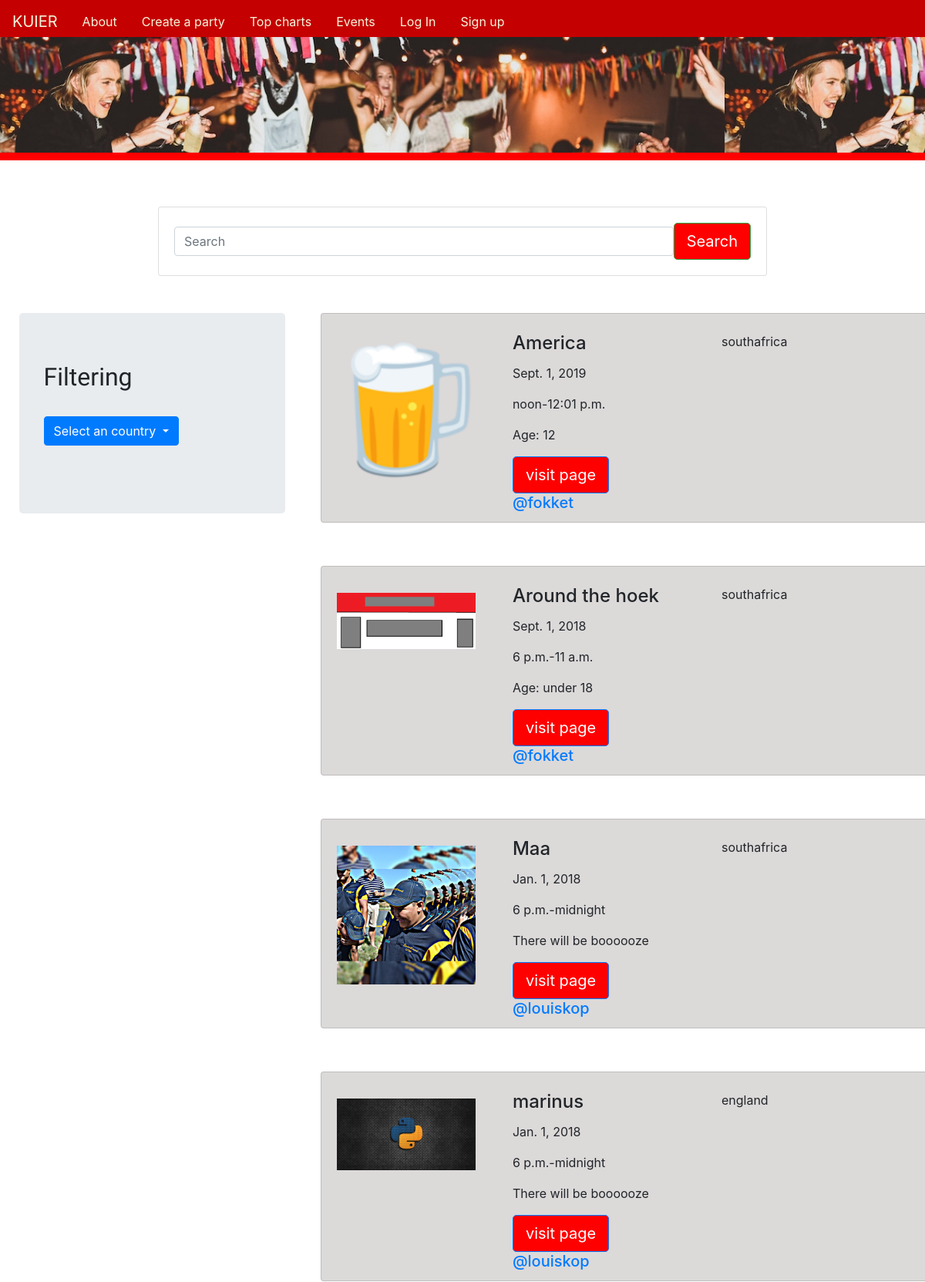
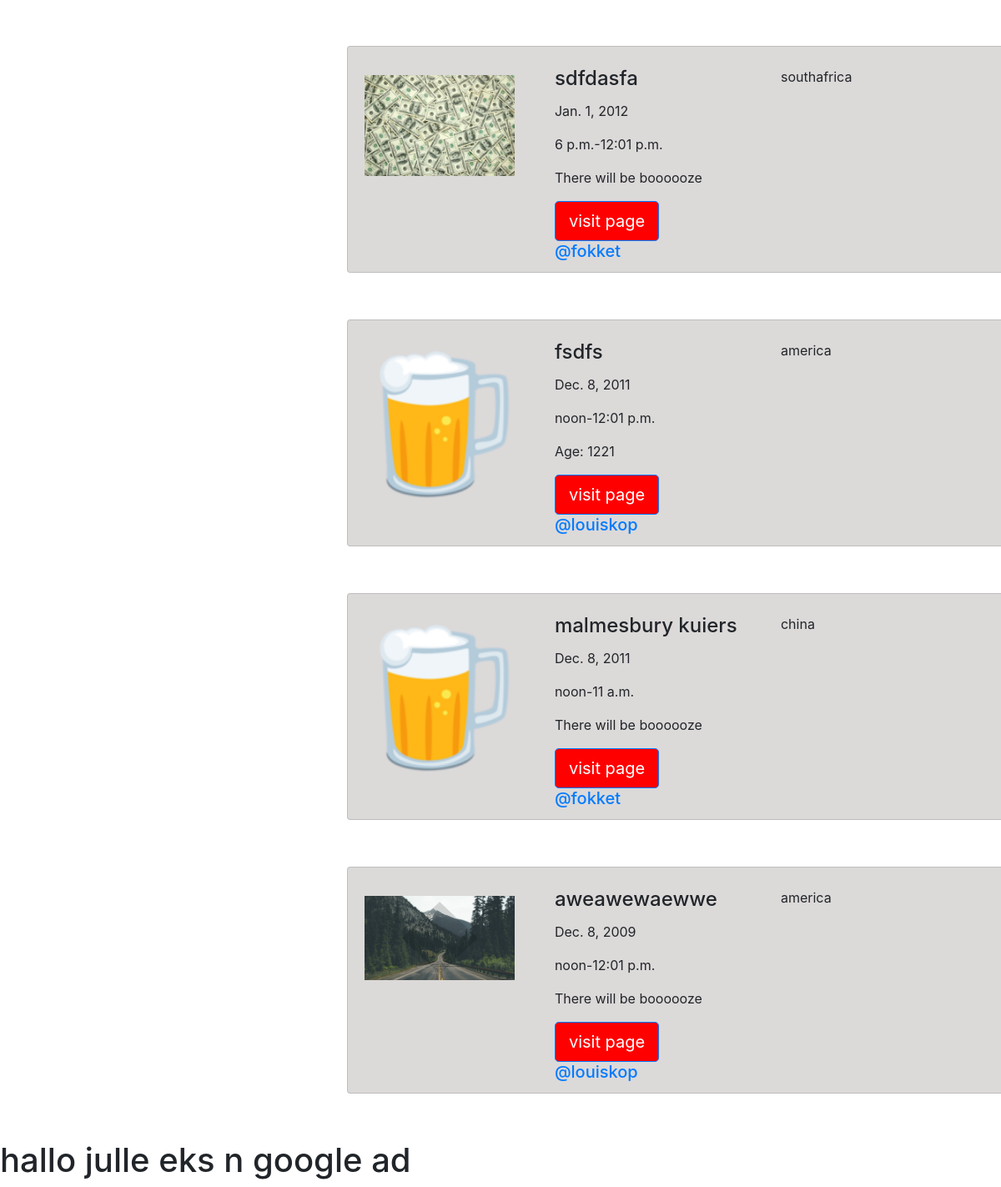
The page / on the database its author committed (2 pictures, top to bottom).
### party/models.py (models this page shows, shortened)
class Post(models.Model):
    user = models.ForeignKey(User,related_name='party',on_delete=models.CASCADE,default='1')
    title = models.CharField(max_length=30)
    date = models.DateField()
    time = models.TimeField()
    timeend = models.TimeField()
    age = models.CharField(max_length=30)
    color = models.CharField(max_length=30,choices=COUNTRY_CHOICES, default='america')
    drinks = models.BooleanField(default=False)
    image = models.ImageField(upload_to = 'imgs',default='none/none.png')
    location = models.CharField(max_length=30,default='no location specified')
    keyword = models.CharField(max_length=30,default='no keywords')

### party/views.py (the view, shortened to what this page needs)
# urls.py: path('',views.post_list, name='party'),
def post_list(request):
        polls = Post.objects.order_by('-date')
        search_term=''
        country_term=''
        if 'country' in request.GET:
            search_term = request.GET['country']
            polls = Post.objects.filter(color__icontains=search_term)
        if 'date' in request.GET:
            polls = Post.objects.order_by('-date')
        if 'num_votes' in request.GET:
            polls = Post.objects.annotate(Count('vote')).order_by('-vote__count')
        if 'search' in request.GET:
            search_term = request.GET['search']
            polls = Post.objects.filter(Q(keyword__icontains=search_term) | Q(title__icontains=search_term))
        get_dict_copy = request.GET.copy()
        params = get_dict_copy.pop('page', True) and get_dict_copy.urlencode()
        context = {'kuierlist': polls, 'params': params, 'search_term': search_term}
        return render(request, 'party/home.html', context)

### party/templates/party/home.html (shortened to what this page needs)
<!doctype html>
{% load static %}
<html lang="en">
  <head>
    <link rel="stylesheet" href="https://stackpath.bootstrapcdn.com/bootstrap/4.1.3/css/bootstrap.min.css">
    <link rel="stylesheet" href="{% static 'css/style.css' %}">
  </head>
  <body>
        <nav class="navbar sticky-top navbar-expand-lg navbar-light" style="background-color: #c50000;margin-bottom:0px;padding-bottom:0;" >
            <a class="navbar-brand" style="color: beige" href="{% url "party:party" %}">KUIER</a>
            <div class="collapse navbar-collapse" id="navbarNavAltMarkup">
                    {% if user.is_authenticated %}
                    <a class="nav-item nav-link active" style="color: beige" href="{% url "party:aboutpage" %}">About<span class="sr-only">(current)</span></a>
                    <a class="nav-item nav-link" style="color: beige" href="{% url "party:newparty" %}">Create a party</a>
                    <a class="nav-item nav-link" style="color: beige" href="#">Top charts</a>
                    <a class="nav-item nav-link" style="color: beige" href="#">Events</a>
                    <a class="nav-item nav-link navbar-right" style="color: beige" href="{% url "accounts:logout" %}">Log Out</a>
                    {% else %}
                    <a class="nav-item nav-link active" style="color: beige" href="{% url "party:aboutpage" %}">About<span class="sr-only">(current)</span></a>
                    <a class="nav-item nav-link" style="color: beige" href="{% url "party:newparty" %}">Create a party</a>
                    <a class="nav-item nav-link" style="color: beige" href="#">Top charts</a>
                    <a class="nav-item nav-link" style="color: beige" href="#">Events</a>
                    <a class="nav-item nav-link navbar-right" style="color: beige" href="{% url "accounts:login" %}">Log In</a>
                    <a class="nav-item nav-link navbar-right" style="color: beige" href="{% url "accounts:signup" %}">Sign up</a>
                    {% endif %}
            </div>
        </nav>
    {% block body_block %}
    <div id='backie' style='padding-top:5px;'>
        <div class='header'>
            <div class='header__text-box' id=headings>
                <h1 class='heading-primary'>
                    party central
                </h1>
                <h2 class='heading-secondary'>where parties come to life</h2>
            </div>
        </div>
    </div>
    <br>
    <br>
    <div class='backie2'>
            <div class="row justify-content-center" style="margin-top: 1%">
                    <div class="col-12 col-md-10 col-lg-8">
                        <form class="card card-sm">
                            <div class="card-body row no-gutters align-items-center">
                                <div class="col">
                                        <form class="form-inline">
                                                <input class="form-control mr-sm-2" type="search" placeholder="Search" aria-label="Search" name='search' value='{{request.GET.search}}'>
                                        </form>
                                </div>
                                <div class="col-auto">
                                    <button class="btn btn-lg btn-success" style='background-color: red' type="submit">Search</button>
                                </div>
                            </div>
                        </form>
                    </div>
            </div>
        <br>
        <br>
        <div class="row">
                <div class='col content-center' style="margin-left: 2%;margin-right:0;">
                        <div class=jumbotron>
                            <h2 id=headings>Filtering</h2>
                            <br>
                                <div class="dropdown">
                                    <button class="btn btn-primary dropdown-toggle" type="button" id="dropdownMenuButton" data-toggle="dropdown" aria-haspopup="true" aria-expanded="false">
                                    {% if request.GET.country %}
                                    {{ request.GET.country}}
                                    {% else %}
                                    Select an country
                                    {% endif %}
                                    </button>
                                </div>
                            <br>
                        </div>
                </div>
                <div class='col'>
                {% for party in kuierlist %}
                    <div class="card" style="transform: translateX(-4rem);background-color:rgba(207, 203, 203, 0.733);width:100vh;height:34vh;margin-left: 10%;margin-bottom:7%;">
                        <div class="row no-gutters">
                            <div class="col-auto">
                                <img src="{{ party.image.url }}" width="200" height="200" class="img-fluid" style='padding-top: 10%;padding-left: 10%;margin-top:7%;'>
                            </div>
                            <div class="col" style='margin-left:5%;margin-top:3%;'>
                                <div class="card-block px-2">
                                    <h4 class="card-title">{{ party.title }}</h4>
                                    <p class="card-text">{{ party.date }}</p>
                                    <p class="card-text">{{ party.time }}-{{ party.timeend }}</p>
                                    {% if party.drinks == True %}
                                    <p class="card-text">There will be boooooze</p>
                                    {% else %}
                                    <p class="card-text">Age: {{ party.age }}</p>
                                    {% endif %}
                                    <a href="{% url 'party:partydetail' pk=party.pk%}" class="btn btn-primary btn-lg" role='button' style="background-color: red;">visit page</a>
                                    <h5>
                                        <span class='username'>
                                            <a href="{% url 'party:for_user' username=party.user.username %}">@{{party.user.username}}</a>
                                        </span>
                                    </h5>
                                </div>
                            </div>
                            <div class='col' >
                                <div class='deleteandeditbutton'>
                                    <br>
                                    {{party.color}}
                                </div>
                            </div>
                        </div>
                    </div>
                {% endfor %}
                </div>
                <div class='col content-center'>
                    <h1>hallo julle eks n google ad</h1>
                </div>
        </div>
    </div>
    {% endblock %}
  </body>
</html>

### party/static/css/style.css (style rules this page uses)
#backie { background-image: url(../images/bgpic.jpg); background-repeat: repeat; margin-bottom: 0; border-bottom: solid 10px red; height:10rem; animation-name: smaller; animation-duration: .3s; animation-fill-mode: forwards; }
#headings { font-family: 'Questrial', sans-serif; }
.header__text-box { position: absolute; top: 40%; left: 50%; transform: translate(-50%,-50%); text-align: center; }
.heading-primary { color: white; letter-spacing: 1rem; }
.heading-secondary { color:white; }

### rows shown on the page
Post: image (placeholder picture), title "America", date "Sept. 1, 2019", time "noon", timeend "12:01 p.m.", age "12", user.username "fokket", color "southafrica"
Post: image (picture), title "Around the hoek", date "Sept. 1, 2018", time "6 p.m.", timeend "11 a.m.", age "under 18", user.username "fokket", color "southafrica"
Post: image (picture), title "Maa", date "Jan. 1, 2018", time "6 p.m.", timeend "midnight", drinks "There will be boooooze", user.username "louiskop", color "southafrica"
Post: image (picture), title "marinus", date "Jan. 1, 2018", time "6 p.m.", timeend "midnight", drinks "There will be boooooze", user.username "louiskop", color "england"
Post: image (picture), title "sdfdasfa", date "Jan. 1, 2012", time "6 p.m.", timeend "12:01 p.m.", drinks "There will be boooooze", user.username "fokket", color "southafrica"
Post: image (placeholder picture), title "fsdfs", date "Dec. 8, 2011", time "noon", timeend "12:01 p.m.", age "1221", user.username "louiskop", color "america"
Post: image (placeholder picture), title "malmesbury kuiers", date "Dec. 8, 2011", time "noon", timeend "11 a.m.", drinks "There will be boooooze", user.username "fokket", color "china"
Post: image (picture), title "aweawewaewwe", date "Dec. 8, 2009", time "noon", timeend "12:01 p.m.", drinks "There will be boooooze", user.username "louiskop", color "america"
